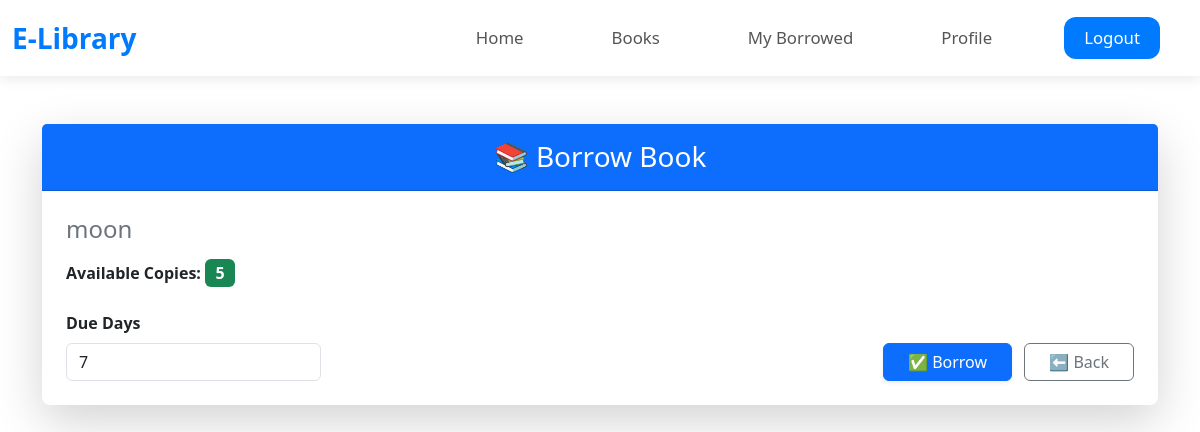
Page /borrow/4/ (signed in) on the earlier database version.
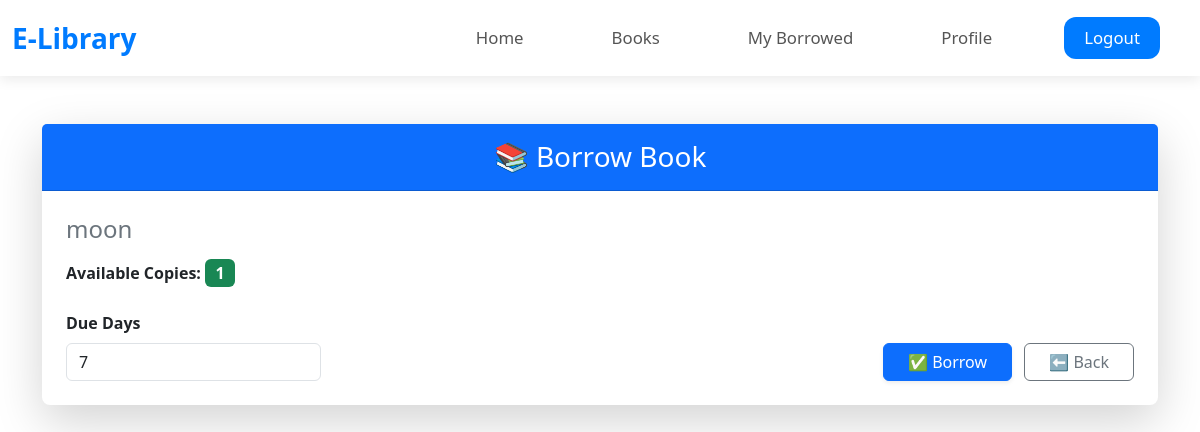
Same page on the later database version.
### library/models.py (models this page shows, shortened)
class Book(models.Model):
    title = models.CharField(max_length=255)
    author = models.CharField(max_length=255)
    category = models.CharField(max_length=100)
    pages = models.PositiveIntegerField()
    total_copies = models.PositiveIntegerField(default=1)
    available_copies = models.PositiveIntegerField(default=1)
    created_at = models.DateTimeField(auto_now_add=True)
    added_by_id = models.IntegerField(default=0)

### library/views.py (the view)
# urls.py: path('borrow/<int:book_id>/', views.borrow_book, name='borrow_book'),
@login_required
def borrow_book(request, book_id):
    book = get_object_or_404(Book, id=book_id)
    if request.method == 'POST':
        user = request.user
        if book.available_copies > 0:
            due_days = int(request.POST.get('due_days', 7))  # Default 7 days
            due_date = timezone.now().date() + timedelta(days=due_days)
            Transaction.objects.create(
                user=user,
                book=book,
                borrowed_date=timezone.now().date(),
                due_date=due_date,
                status='borrowed'
            )
            book.available_copies -= 1
            book.save()
            messages.success(request, f'Book "{book.title}" borrowed successfully.')
        else:
            messages.error(request, f'Book "{book.title}" is not available.')
        return redirect('book_list')
    else:
        return render(request, 'library/borrow_book.html', {'book': book})

### library/templates/library/borrow_book.html (shortened to what this page needs)
{% include "base.html" %}
{% block content %}
<div class="container my-5">
    <div class="card shadow-lg border-0 rounded-3">
        <div class="card-header bg-primary text-white text-center py-3">
            <h3 class="mb-0">📚 Borrow Book</h3>
        </div>
        <div class="card-body p-4">
            <h4 class="mb-3 text-secondary">{{ book.title }}</h4>
            <p class="mb-4">
                <span class="fw-bold">Available Copies:</span>
                <span class="badge bg-success fs-6">{{ book.available_copies }}</span>
            </p>
            <form method="POST" class="row g-3 align-items-end">
                <div class="col-md-3">
                    <label class="form-label fw-semibold">Due Days</label>
                    <input type="number" name="due_days" class="form-control"
                           placeholder="Enter days" value="7" min="1" required>
                </div>
                <div class="col-md-9 text-end">
                    <button type="submit" class="btn btn-primary px-4 me-2 shadow-sm">
                        ✅ Borrow
                    </button>
                    <a href="{% url 'book_list' %}" class="btn btn-outline-secondary px-4">
                        ⬅ Back
                    </a>
                </div>
            </form>
        </div>
    </div>
</div>
{% endblock %}

Differences in the rows shown:
changed Book "moon": available_copies "5" → "1"
